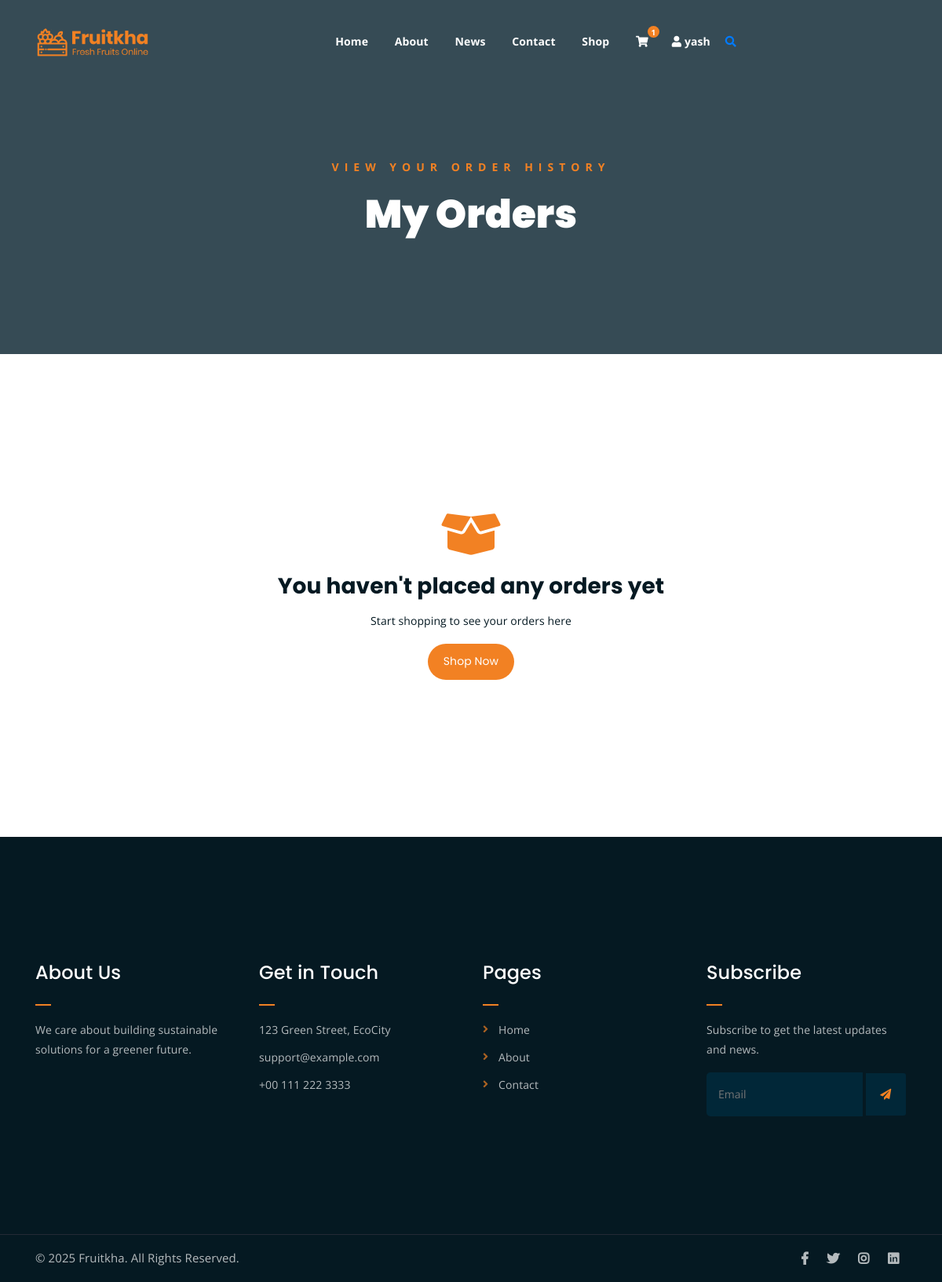
The app's page /my-orders/ (signed in), older data.
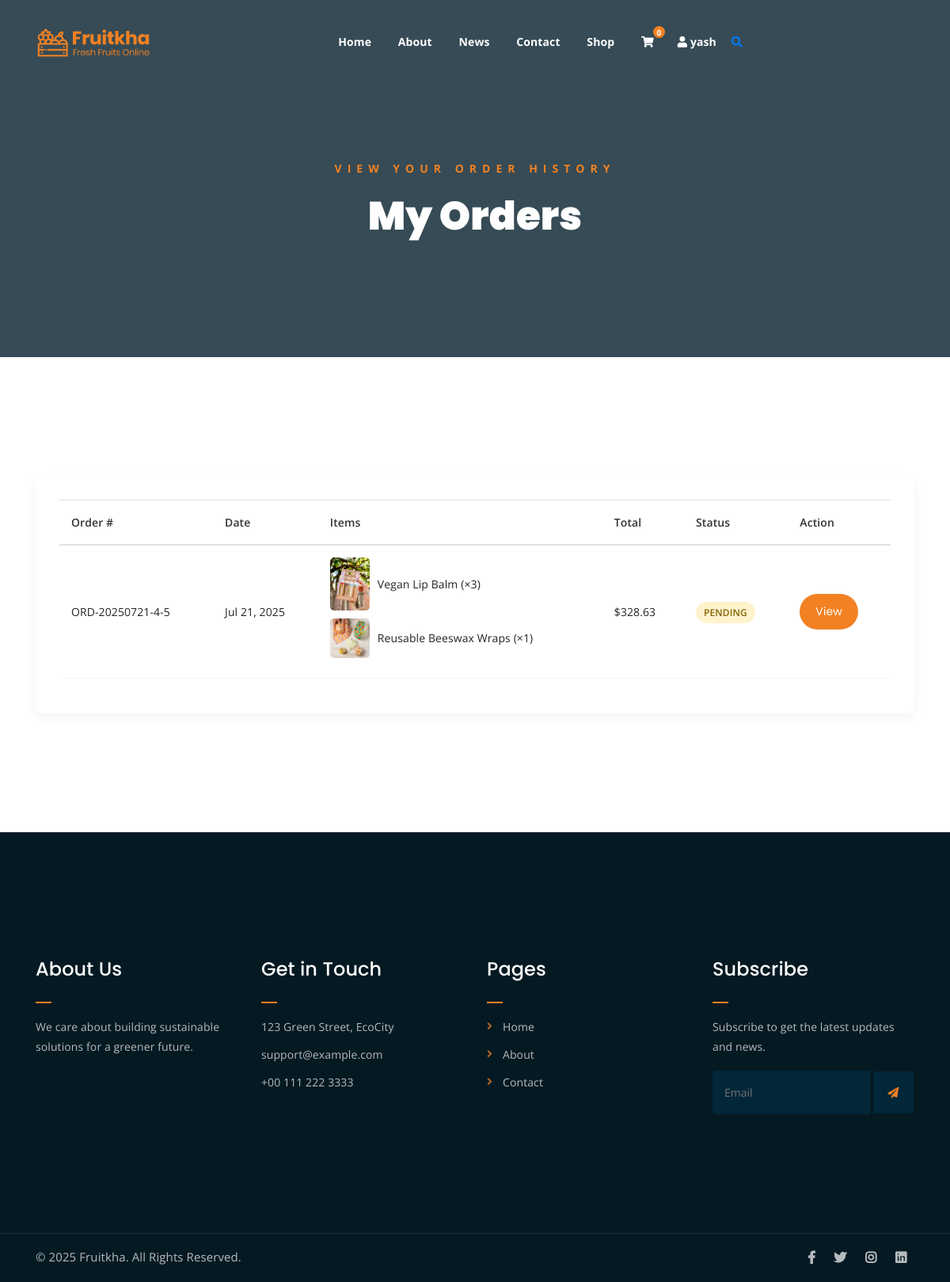
The same page, newer data.
### app1/models.py (models this page shows, shortened)
class User(AbstractBaseUser, PermissionsMixin):
    email = models.EmailField(_('email address'), unique=True)
    username = models.CharField(_('username'), max_length=30, unique=True)
    first_name = models.CharField(_('first name'), max_length=30)
    last_name = models.CharField(_('last name'), max_length=30)
    date_joined = models.DateTimeField(_('date joined'), default=timezone.now)
    is_active = models.BooleanField(_('active'), default=True)
    is_staff = models.BooleanField(_('staff status'), default=False)
    bio = models.TextField(_('bio'), max_length=500, blank=True)
    profile_picture = models.ImageField(
        _('profile picture'),
        upload_to='profile_pics/',
        blank=True,
        null=True
    )
    groups = models.ManyToManyField(
        'auth.Group',
        verbose_name=_('groups'),
        blank=True,
        help_text=_(
            'The groups this user belongs to. A user will get all permissions '
            'granted to each of their groups.'
        ),
        related_name="custom_user_set",  # Changed to unique name
        related_query_name="custom_user",
    )
    user_permissions = models.ManyToManyField(
        'auth.Permission',
        verbose_name=_('user permissions'),
        blank=True,
        help_text=_('Specific permissions for this user.'),
        related_name="custom_user_permissions_set",  # Changed to unique name
        related_query_name="custom_user_permissions",
    )
    objects = UserManager()
    USERNAME_FIELD = 'email'
    REQUIRED_FIELDS = ['username', 'first_name', 'last_name']
    class Meta:
        verbose_name = _('user')
        verbose_name_plural = _('users')
    @property
    def cart(self):
        cart, created = Cart.objects.get_or_create(user=self)
        return cart

class Cart(models.Model):
    user = models.ForeignKey(settings.AUTH_USER_MODEL, on_delete=models.CASCADE)
    created_at = models.DateTimeField(auto_now_add=True)
    updated_at = models.DateTimeField(auto_now=True)

class Order(models.Model):
    PAYMENT_METHOD_CHOICES = [
        ('credit_card', 'Credit Card'),
        ('paypal', 'PayPal'),
        ('cash_on_delivery', 'Cash on Delivery'),
    ]
    ORDER_STATUS_CHOICES = [
        ('pending', 'Pending'),
        ('processing', 'Processing'),
        ('shipped', 'Shipped'),
        ('delivered', 'Delivered'),
        ('cancelled', 'Cancelled'),
    ]
    user = models.ForeignKey(settings.AUTH_USER_MODEL, on_delete=models.CASCADE, related_name='orders')
    order_number = models.CharField(max_length=20, unique=True)
    billing_address = models.ForeignKey(BillingAddress, on_delete=models.PROTECT, related_name='billing_orders')
    shipping_address = models.ForeignKey(ShippingAddress, on_delete=models.PROTECT, related_name='shipping_orders')
    payment_method = models.CharField(max_length=20, choices=PAYMENT_METHOD_CHOICES)
    subtotal = models.DecimalField(max_digits=10, decimal_places=2)
    tax = models.DecimalField(max_digits=10, decimal_places=2)
    shipping_cost = models.DecimalField(max_digits=10, decimal_places=2)
    total = models.DecimalField(max_digits=10, decimal_places=2)
    status = models.CharField(max_length=20, choices=ORDER_STATUS_CHOICES, default='pending')
    created_at = models.DateTimeField(auto_now_add=True)
    updated_at = models.DateTimeField(auto_now=True)

class OrderItem(models.Model):
    order = models.ForeignKey(Order, on_delete=models.CASCADE, related_name='items')
    product = models.ForeignKey(Product, on_delete=models.PROTECT)
    quantity = models.PositiveIntegerField()
    price = models.DecimalField(max_digits=10, decimal_places=2)
    created_at = models.DateTimeField(auto_now_add=True)

class Product(models.Model):
    CATEGORY_CHOICES = [
        ('Organic Food', 'Organic Food'),
        ('Household Items', 'Household Items'),
        ('Reusable Products', 'Reusable Products'),
        ('Eco Personal Care', 'Eco Personal Care'),
        ('Green Gadgets', 'Green Gadgets'),
        ('other', 'Other'),
    ]
    name = models.CharField(max_length=100)
    description = models.TextField()
    price = models.DecimalField(max_digits=10, decimal_places=2)
    category = models.CharField(max_length=30, choices=CATEGORY_CHOICES)
    image = models.ImageField(upload_to='products/')
    created_at = models.DateTimeField(auto_now_add=True)
    updated_at = models.DateTimeField(auto_now=True)
    class Meta:
        ordering = ['-created_at']

### app1/views.py (the view)
# urls.py: path('my-orders/', views.my_orders, name='my_orders'),
@login_required
def my_orders(request):
    orders = Order.objects.filter(user=request.user).order_by('-created_at')
    return render(request, 'my_orders.html', {'orders': orders})

### app1/context_processors.py (called while the page is built)
def cart_count(request):
    if request.user.is_authenticated:
        cart, created = Cart.objects.get_or_create(user=request.user)
        return {'cart_count': cart.items.count()}
    return {'cart_count': 0}

### app1/static/templates/my_orders.html (shortened to what this page needs)
{% extends 'base.html' %}
{% load static %}
{% block content %}
<div class="breadcrumb-section breadcrumb-bg">
    <div class="container">
        <div class="row">
            <div class="col-lg-8 offset-lg-2 text-center">
                <div class="breadcrumb-text">
                    <p>View your order history</p>
                    <h1>My Orders</h1>
                </div>
            </div>
        </div>
    </div>
</div>
<div class="mt-150 mb-150">
    <div class="container">
        {% if orders %}
        <div class="row">
            <div class="col-lg-12">
                <div class="order-history-table">
                    <table class="table">
                        <thead>
                            <tr>
                                <th>Order #</th>
                                <th>Date</th>
                                <th>Items</th>
                                <th>Total</th>
                                <th>Status</th>
                                <th>Action</th>
                            </tr>
                        </thead>
                        <tbody>
                            {% for order in orders %}
                            <tr>
                                <td>{{ order.order_number }}</td>
                                <td>{{ order.created_at|date:"M d, Y" }}</td>
                                <td>
                                    <div class="order-items">
                                        {% for item in order.items.all|slice:":3" %}
                                        <div class="order-item">
                                            <img src="{{ item.product.image.url }}" alt="{{ item.product.name }}" width="50">
                                            <span>{{ item.product.name }} (×{{ item.quantity }})</span>
                                        </div>
                                        {% endfor %}
                                    </div>
                                </td>
                                <td>${{ order.total|floatformat:2 }}</td>
                                <td>
                                    <span class="order-status {{ order.status }}">
                                        {{ order.get_status_display }}
                                    </span>
                                </td>
                                <td>
                                    <a href="{% url 'order_detail' order.id %}" class="boxed-btn">View</a>
                                </td>
                            </tr>
                            {% endfor %}
                        </tbody>
                    </table>
                </div>
            </div>
        </div>
        {% else %}
        <div class="row">
            <div class="col-lg-8 offset-lg-2 text-center">
                <div class="empty-order-message">
                    <i class="fas fa-box-open"></i>
                    <h3>You haven't placed any orders yet</h3>
                    <p>Start shopping to see your orders here</p>
                    <a href="{% url 'shop' %}" class="boxed-btn">Shop Now</a>
                </div>
            </div>
        </div>
        {% endif %}
    </div>
</div>
{% endblock %}

### app1/static/templates/base.html (shortened to what this page needs)
{% load static %}
<!DOCTYPE html>
<html lang="en">
<head>
    <link rel="stylesheet" href="{% static 'assets/css/all.min.css' %}">
    <link rel="stylesheet" href="{% static 'assets/bootstrap/css/bootstrap.min.css' %}">
    <link rel="stylesheet" href="{% static 'assets/css/owl.carousel.css' %}">
    <link rel="stylesheet" href="{% static 'assets/css/magnific-popup.css' %}">
    <link rel="stylesheet" href="{% static 'assets/css/animate.css' %}">
    <link rel="stylesheet" href="{% static 'assets/css/meanmenu.min.css' %}">
    <link rel="stylesheet" href="{% static 'assets/css/main.css' %}?v={% now 'U' %}">
    <link rel="stylesheet" href="{% static 'assets/css/responsive.css' %}">
</head>
<body>
    <div class="top-header-area" id="sticker">
        <div class="container">
            <div class="row">
                <div class="col-lg-12 col-sm-12 text-center">
                    <div class="main-menu-wrap">
                        <div class="site-logo">
                            <a href="{% url 'home' %}">
                                <img src="{% static 'assets/img/logo.png' %}" alt="">
                            </a>
                        </div>
                        <nav class="main-menu">
                            <ul>
                                <li class="{% if request.path == '/' %}current-list-item{% endif %}"><a href="{% url 'home' %}">Home</a></li>
                                <li class="{% if request.path == '/about/' %}current-list-item{% endif %}"><a href="{% url 'about' %}">About</a></li>
                                <li class="{% if '/news/' in request.path %}current-list-item{% endif %}"><a href="{% url 'eco_news' %}">News</a></li>
                                <li class="{% if request.path == '/contact/' %}current-list-item{% endif %}"><a href="{% url 'contact' %}">Contact</a></li>
                                <li class="{% if request.path == '/shop/' %}current-list-item{% endif %}"><a href="{% url 'shop' %}">Shop</a></li>
                               <li>
                                    <div class="header-icons">
                                        <a class="shopping-cart" href="{% url 'cart' %}">
                                            <i class="fas fa-shopping-cart"></i>
                                            {% if user.is_authenticated %}
                                                <span class="cart-count">{{ user.cart.items.count }}</span>
                                            {% endif %}
                                        </a>
                                        {% if user.is_authenticated %}
                                            <li class="user-dropdown">
                                                <a class="shopping-cart-1" href="#">
                                                    <i class="fas fa-user"></i>
                                                    <span class="username">{{ user.first_name }}</span>
                                                </a>
                                            </li>
                                        {% endif %}
                                        <a class="mobile-hide search-bar-icon" href="#"><i class="fas fa-search"></i></a>
                                    </div>
                                </li>
                            </ul>
                        </nav>
                    </div>
                </div>
            </div>
        </div>
    </div>
    {% block content %}{% endblock %}
    <div class="footer-area">
        <div class="container">
            <div class="row">
                <div class="col-lg-3 col-md-6">
                    <div class="footer-box about-widget">
                        <h2 class="widget-title">About Us</h2>
                        <p>We care about building sustainable solutions for a greener future.</p>
                    </div>
                </div>
                <div class="col-lg-3 col-md-6">
                    <div class="footer-box get-in-touch">
                        <h2 class="widget-title">Get in Touch</h2>
                        <ul>
                            <li>123 Green Street, EcoCity</li>
                            <li>support@example.com</li>
                            <li>+00 111 222 3333</li>
                        </ul>
                    </div>
                </div>
                <div class="col-lg-3 col-md-6">
                    <div class="footer-box pages">
                        <h2 class="widget-title">Pages</h2>
                        <ul>
                            <li><a href="{% url 'home' %}">Home</a></li>
                            <li><a href="{% url 'about' %}">About</a></li>
                            <li><a href="{% url 'contact' %}">Contact</a></li>
                        </ul>
                    </div>
                </div>
                <div class="col-lg-3 col-md-6">
                    <div class="footer-box subscribe">
                        <h2 class="widget-title">Subscribe</h2>
                        <p>Subscribe to get the latest updates and news.</p>
                        <form action="#">
                            <input type="email" placeholder="Email">
                            <button type="submit"><i class="fas fa-paper-plane"></i></button>
                        </form>
                    </div>
                </div>
            </div>
        </div>
    </div>
    <div class="copyright">
        <div class="container">
            <div class="row">
                <div class="col-lg-6 col-md-12">
                    <p>&copy; 2025 Fruitkha. All Rights Reserved.</p>
                </div>
                <div class="col-lg-6 text-right col-md-12">
                    <div class="social-icons">
                        <ul>
                            <li><a href="#"><i class="fab fa-facebook-f"></i></a></li>
                            <li><a href="#"><i class="fab fa-twitter"></i></a></li>
                            <li><a href="#"><i class="fab fa-instagram"></i></a></li>
                            <li><a href="#"><i class="fab fa-linkedin"></i></a></li>
                        </ul>
                    </div>
                </div>
            </div>
        </div>
    </div>
</body>
</html>

### app1/static/templates/my_orders.html (style rules this page uses)
.order-history-table { background: #fff; border-radius: 10px; box-shadow: 0 5px 15px rgba(0,0,0,0.05); padding: 30px; overflow-x: auto; }
.order-history-table table { width: 100%; }
.order-history-table th { font-weight: 600; color: #333; border-bottom: 2px solid #f5f5f5; padding: 15px; }
.order-history-table td { padding: 15px; vertical-align: middle; border-bottom: 1px solid #f5f5f5; }
.order-item { display: flex; align-items: center; margin-bottom: 10px; }
.order-item img { margin-right: 10px; border-radius: 5px; }
.order-status { padding: 5px 10px; border-radius: 20px; font-size: 12px; font-weight: 600; text-transform: uppercase; }
.order-status.pending { background: #fff3cd; color: #856404; }

Row changes from the older to the newer data that the page shows:
changed User "yash": cart.items.count "1" → "0"
added Order: order_number "ORD-20250721-4-5", created_at "Jul 21, 2025", total "328.63", status "PENDING"
added OrderItem: product.image (picture), product.name "Vegan Lip Balm", quantity "3"
added OrderItem: product.image (picture), product.name "Reusable Beeswax Wraps", quantity "1"
Text that changed along with them:
text no longer shown: "You haven't placed any orders yet Start shopping to see your orders here Shop Now"
text now shown: "Order # Date Items Total Status Action"
